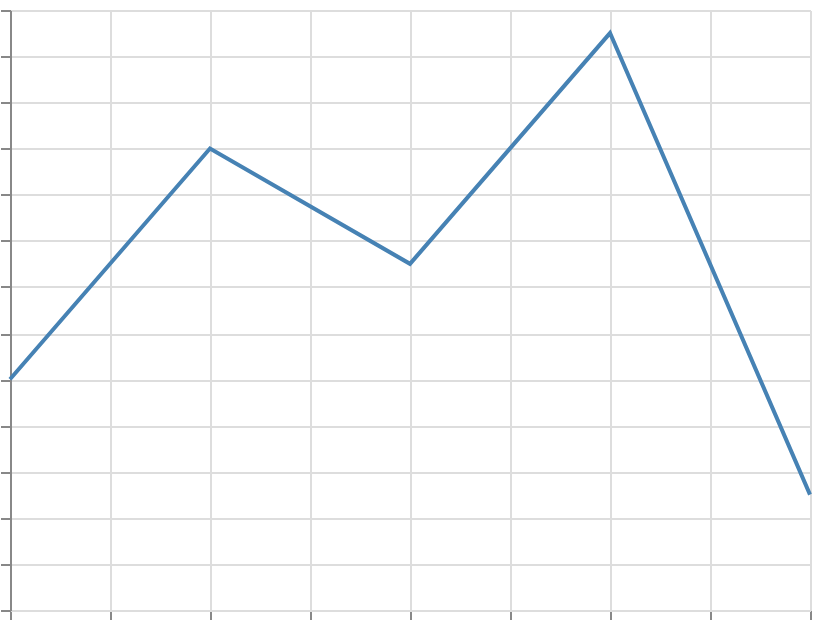

Describe this chart as a Vega-Lite specification.
### Vega specification from a JSON file in a GitHub repository (floating-point values rounded to 4 significant figures)
{"$schema": "https://vega.github.io/schema/vega/v6.json", "width": 400, "height": 300, "padding": 5, "autosize": "none", "data": [{"name": "table", "values": [{"x": 0, "y": 10}, {"x": 1, "y": 20}, {"x": 2, "y": 15}, {"x": 3, "y": 25}, {"x": 4, "y": 5}]}], "scales": [{"name": "x", "type": "linear", "domain": {"data": "table", "field": "x"}, "range": "width", "nice": true}, {"name": "y", "type": "linear", "domain": {"data": "table", "field": "y"}, "range": [{"signal": "height"}, 0], "nice": true}], "marks": [{"type": "line", "from": {"data": "table"}, "encode": {"update": {"x": {"scale": "x", "field": "x"}, "y": {"scale": "y", "field": "y"}, "stroke": {"value": "steelblue"}, "strokeWidth": {"value": 2}, "interpolate": {"value": "cardinal"}, "tension": {"value": 1}}}}], "axes": [{"scale": "x", "orient": "bottom", "grid": true, "labels": false}, {"scale": "y", "orient": "left", "grid": true, "labels": false}]}
